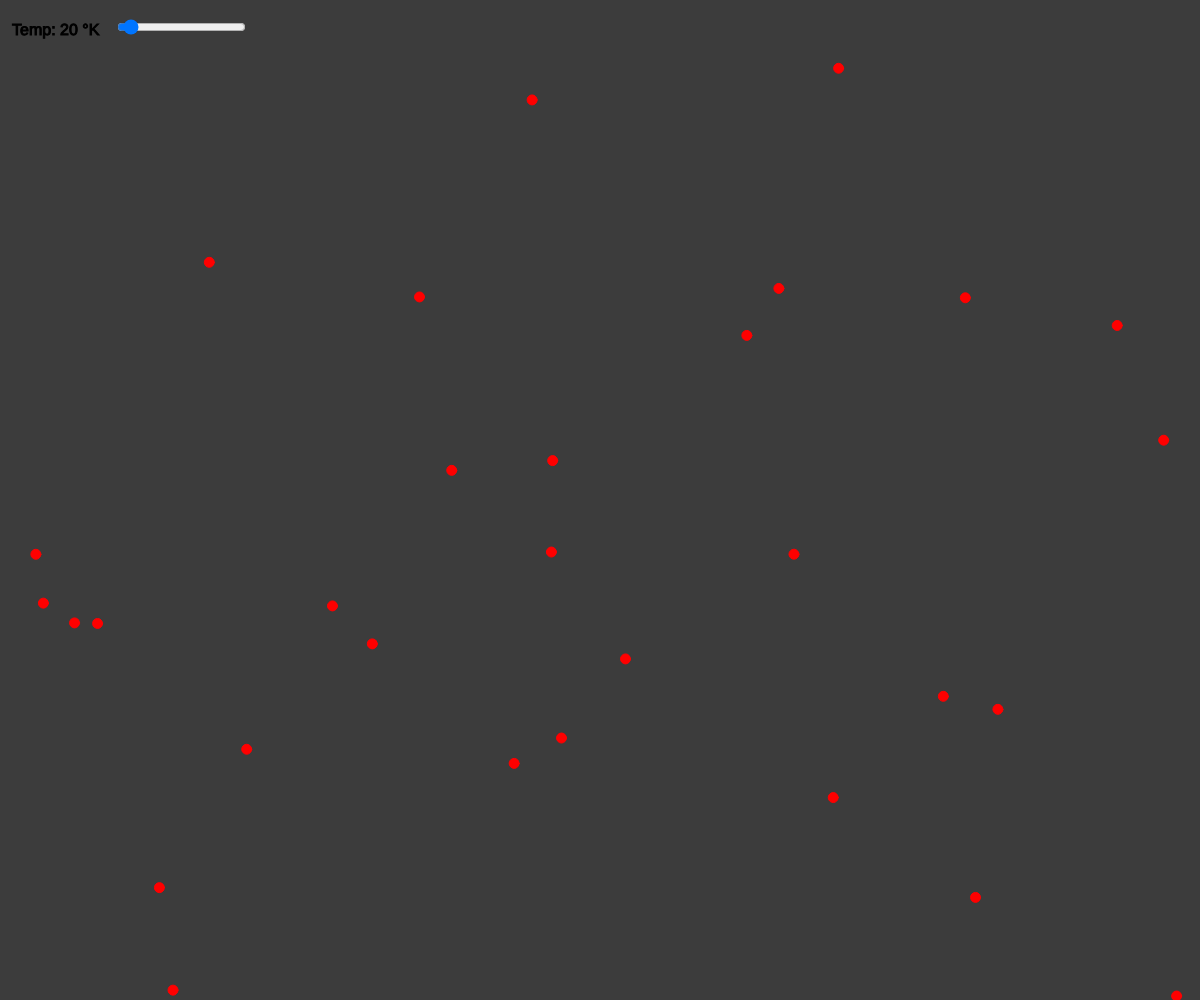
Frame 1 (no input)
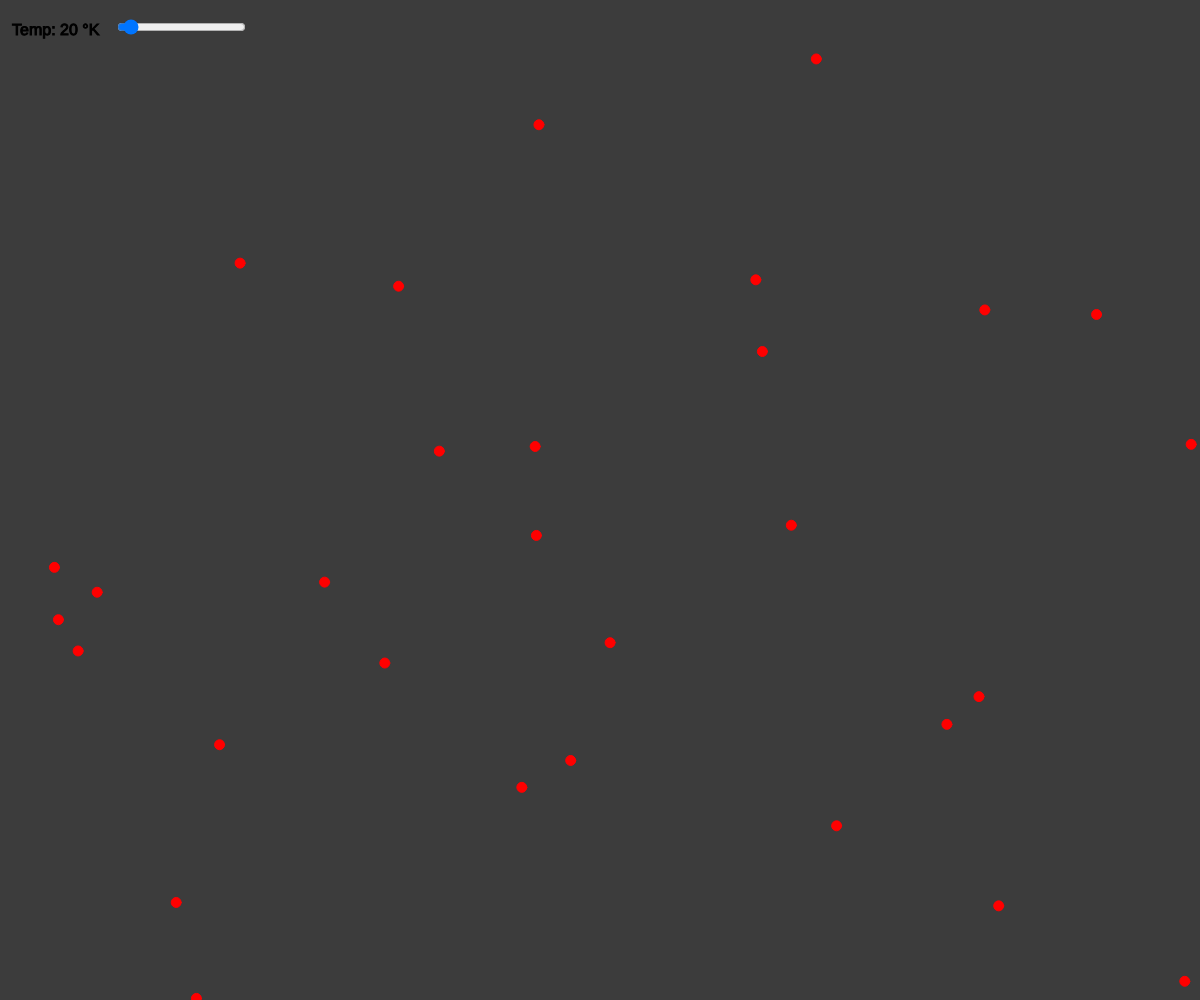
Frame 60 (no input)
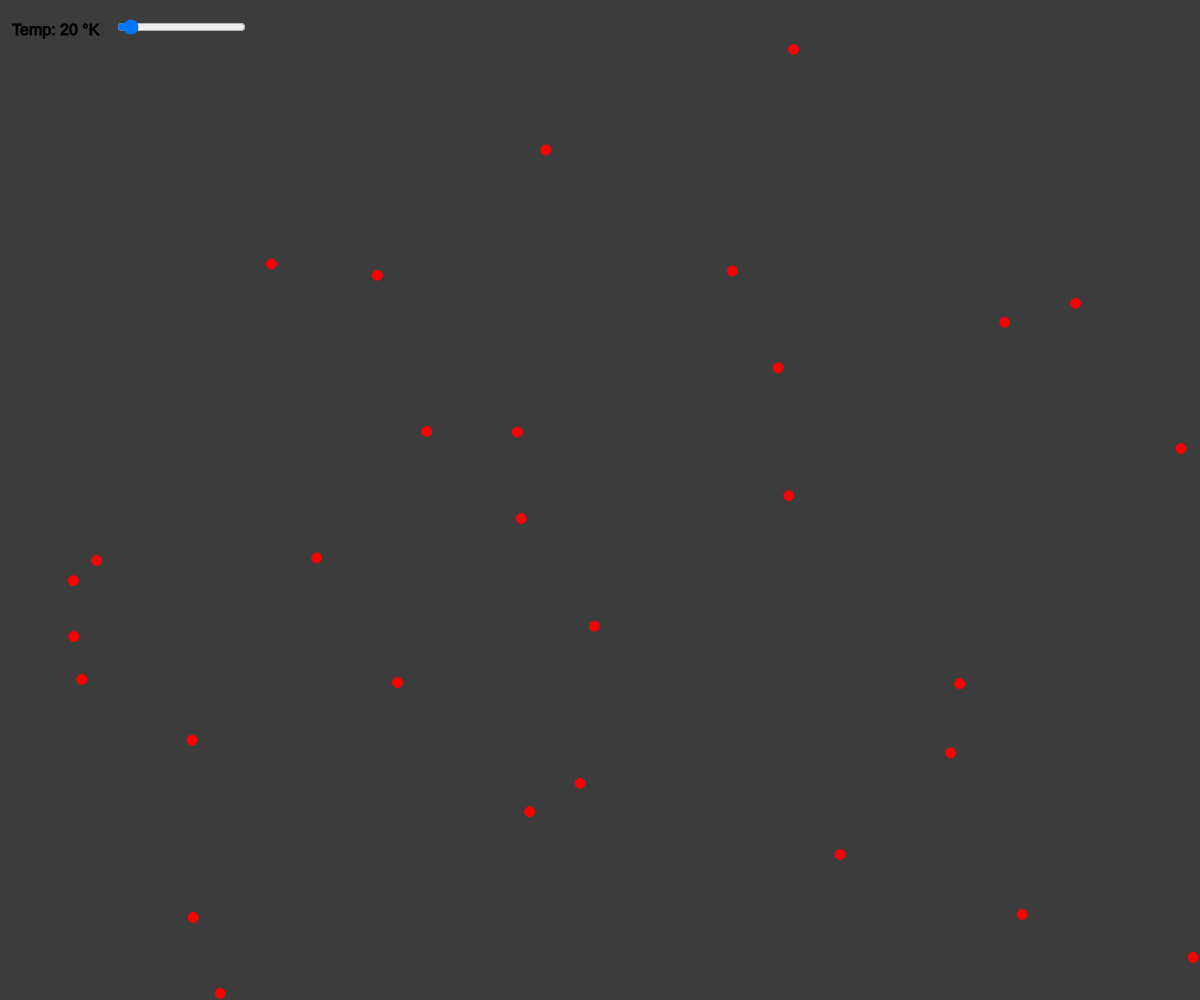
Frame 120 (the mouse pressed at the canvas centre since frame 60)

The p5.js sketch that drew these frames (run headless with seeded random() and noise() and a simulated clock; from frame 60 on, the mouse is pressed at the canvas centre):

// p5.js sketch
// ── sketch.js
let tempSlider;
let temp = 20;

//comment

let count = 30;
let particles = [];

function setup() {
  createCanvas(windowWidth, windowHeight);

  group = createDiv((''));
  tempSlider = createSlider(0, 373, 20);

  tempSlider.parent(group);

  group.position(20, 20);
  tempSlider.position(95, -3, "relative")
  for (let i = 0; i < count; i++) { particles.push(new Particle()); }
}

function windowResized() {
    resizeCanvas(windowWidth, windowHeight);
}

function draw() {
    background(60);

    particles.forEach(p => {
        p.update();
        p.show();
    });

    temp = tempSlider.value();
    stroke(0, 0, 0);
    fill(0, 0, 0);
    textSize(16);
    text("Temp: " + temp + " °K", 12, 35)
    temp = map(temp, 0, 373, 0, 100);
}

// ── particle.js
class Particle {
    constructor() {
        var direction = random(360)
        let xDir, yDir;

        if (direction < 90) {
            xDir = map(direction, 0, 90, 0, 1);
            yDir = map(direction, 0, 90, 1, 0);
        } else if (direction < 180) {
            xDir = map(direction, 90, 180, 1, 0);
            yDir = map(direction, 90, 180, 0, 1);
        } else if (direction < 270) {
            xDir = map(direction, 180, 270, 0, -1);
            yDir = map(direction, 180, 270, -1, 0);
        } else {
            xDir = map(direction, 270, 360, -1, 0);
            yDir = map(direction, 270, 360, 0, -1);
        }

        this.velocity;
        this.direction = createVector(xDir, yDir);
        this.position = createVector(random(width), random(height));
    }

    update() {
        particles.forEach(p => {
            if ((dist(p.position.x, p.position.y, this.position.x, this.position.y) < 10) && p !== this) {
                this.flip(-1);
            }
        });
        if (this.position.x < 0 || this.position.x > windowWidth) {
            this.flip(0);
        }
        if (this.position.y < 0 || this.position.y > windowHeight) {
            this.flip(1);
        }
        this.velocity = createVector(temp*0.1*this.direction.x, temp*0.1*this.direction.y);
        this.position.add(this.velocity);
    }

    flip(d) {
        if (d == 0) {
            this.direction.x = -this.direction.x;
        } else if (d == 1) {
            this.direction.y = -this.direction.y;
        } else {
            this.direction.y = -this.direction.y;
            this.direction.x = -this.direction.x;
        }
    }

    show() {
        stroke(255, 0, 0);
        fill(255, 0, 0);
        ellipse(this.position.x, this.position.y, 10, 10);
    }
}
